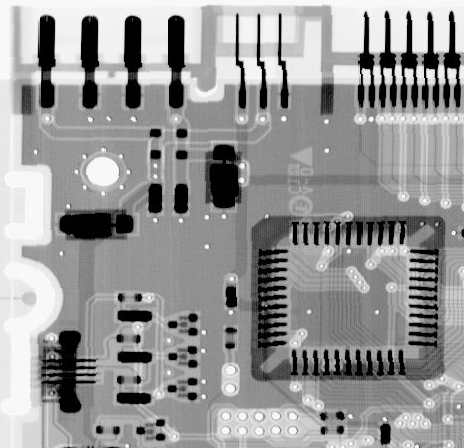
#> input picture lab4/Proj05-02/input.tif, 464 x 448 px
$ python main.py
#> lines starting #> are read from the running program, lines starting #| are printed output that depends on the picture
#> in main, img_raw is the input picture: shape (448, 464); min 0, max 255, mean 150.8
### lab4/Proj05-02/medianFilter.py
# output_s = myMedianFilter(input_s)
# input_s & output_s: 2-D numpy array in spatial domain, dtype=np.uint8, range 0~255
import numpy as np

KERNEL_SIZE = 3

def normalize_to_uint8(img):
    img = img.astype(np.float32)

    min_val = np.min(img)
#> min_val = 0
    max_val = np.max(img)
#> max_val = 255

    if max_val == min_val:
        return np.zeros_like(img, dtype=np.uint8)

    img = (img - min_val) / (max_val - min_val) * 255
    return img.astype(np.uint8)


# Noise Generator From Proj05-01
def addImpulseNoise(input_s, Ps, Pp):
#> called with Ps = 0.2, Pp = 0.2
    output_s = input_s.copy()

    rand = np.random.rand(*input_s.shape)

    output_s[rand < Pp] = 0

    output_s[(rand >= Pp) & (rand < Pp + Ps)] = 255
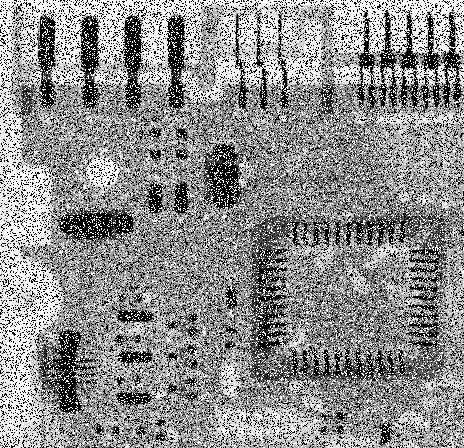
#> output_s: shape (448, 464); min 0, max 255, mean 141.3

    return output_s.astype(np.uint8)


def myMedianFilter(input_s):

    a = KERNEL_SIZE // 2 # padding size
    img_pad = np.pad(input_s, a, mode= "reflect")
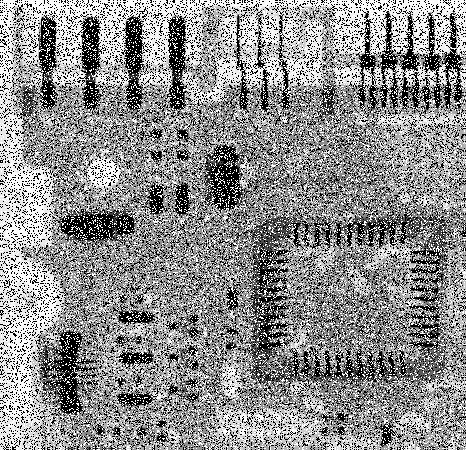
#> img_pad: shape (450, 466); min 0, max 255, mean 141.5
    h,w = img_pad.shape
#> h = 450; w = 466
    transformedimage = np.zeros((input_s.shape), dtype=np.uint8)

    for i in range(a,h-a):
        for j in range(a,w-a):
            ele = []

            for s in range(-a, a+1):
                for t in range(-a, a+1):
                    ele.append(img_pad[i+s,j+t])
            ele.sort()
            transformedimage[i-a,j-a] = ele[KERNEL_SIZE * KERNEL_SIZE // 2]
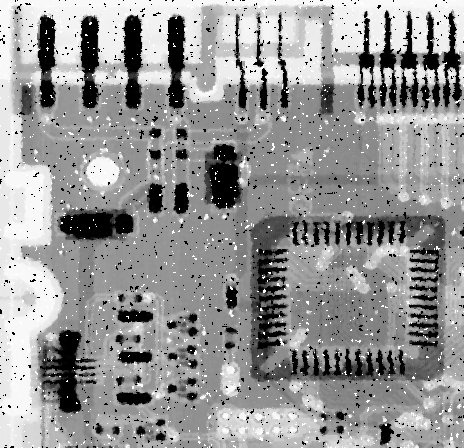
#> transformedimage: shape (448, 464); min 0, max 255, mean 149.6

    return transformedimage

### lab4/Proj05-02/main.py
import cv2
import medianFilter as mf
import numpy as np
import matplotlib.pyplot as plt

INPUT_IMAGE = "input.tif"
TITLES = ["original image", "Adding Pepper & Salt Noise", "Applying Median Filtering"]

def show_img(ax, img, title):
    ax.imshow(img, cmap='gray', interpolation='nearest')
    ax.set_title(title)
    ax.axis('off')

def main():
    try:
        # read the image
        img_raw = cv2.imread(INPUT_IMAGE, cv2.IMREAD_UNCHANGED)
        img = mf.normalize_to_uint8(img_raw)

        # obtain the image corrupted with both pepper & salt noise
        corruptedimg= mf.addImpulseNoise(img,0.2,0.2)
        cv2.imwrite("out_pepper_and_salt.tif", corruptedimg)
        print("Adding Salt & Pepper Noise Successfully, Please Check out_pepper_and_salt.tif")

        # apply median filtering
        restored_img = mf.myMedianFilter(corruptedimg)
        cv2.imwrite("restored_img.tif",restored_img)
        print("Apply Median Filtering Successfully, Please Check restored_img.tif")

        # combine all the required images together
        fig, axes = plt.subplots(1, 3, figsize=(12, 6))

        show_img(axes[0], img, f"(a) {TITLES[0]}")
        show_img(axes[1], corruptedimg, f"(b) {TITLES[1]}")
        show_img(axes[2], restored_img, f"(c) {TITLES[2]}")

        plt.tight_layout()
        plt.savefig("result.png", dpi=300)
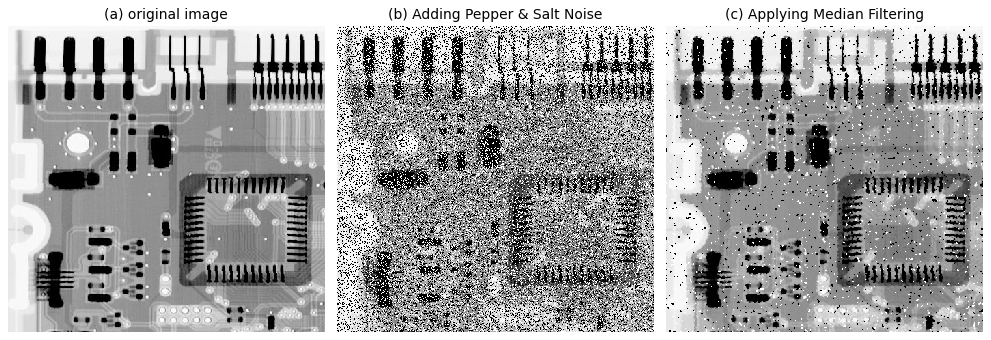
#> figure drawn by matplotlib, 3 panels
        print("Plotting Finished, Please Check result.png")

    except Exception as e:
        print("Error:" + str(e))
        print("Operation Fails")
        print("Please Try Again")

if __name__ == "__main__":
    main()
